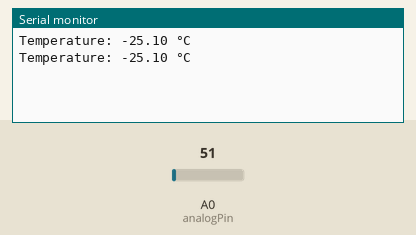
Recording of a sketch running on a simulated Arduino Uno, built with avr-gcc and run on an emulated ATmega328P. On the bench: the last lines printed to the serial monitor. The inputs (shaded band) are chosen by the test bench; at power-on: A0 (analogPin) = 51.

Above: at 1.8 s.
1.9 s: A0 (analogPin) set to 61
At 2.4 s:
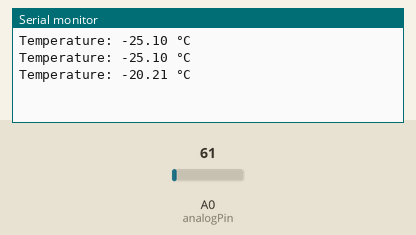
3.4 s: A0 (analogPin) set to 71
At 4.8 s:
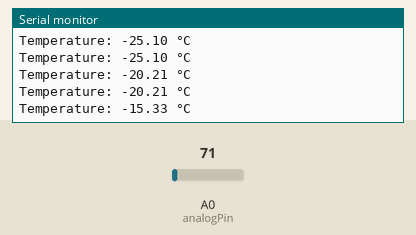
Timing chart, 0 to 6.4 s (numbered marks = the images above; inputs shaded):
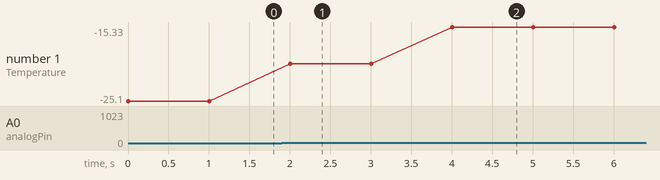

Measured:
- after the input at 1.9 s, the serial monitor: prints a new line after 0.10 s (image 1)
- after the input at 3.4 s, the serial monitor: prints a new line after 0.60 s (image 2)
- plotted number 1: -25.1 → -20.21 after the input at 1.9 s, -20.21 → -15.33 after the input at 3.4 s

The sketch:

ky013.ino
```cpp
// KY-013 Temperature Sensor (LM35) Example
const int analogPin = A0; // Connect the sensor to analog pin A0
float temperatureCelsius;

void setup() {
  Serial.begin(9600); // Initialize the serial communication
}

void loop() {
  int sensorValue = analogRead(analogPin); // Read the analog value from the sensor
  float voltage = (sensorValue / 1024.0) * 5.0; // Convert to voltage (LM35 output is 0-1V)
  temperatureCelsius = (voltage - 0.5) * 100.0; // Convert to temperature in Celsius

  Serial.print("Temperature: ");
  Serial.print(temperatureCelsius);
  Serial.println(" °C");

  delay(1000); // Delay for 1 second before taking the next reading
}
```
